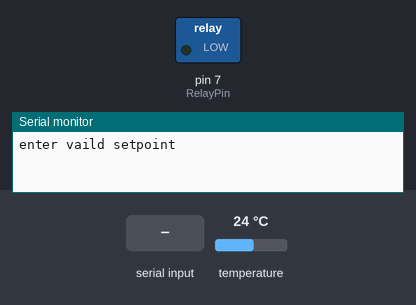
A program run on a simulated Arduino Nano, built with avr-gcc and run on an emulated ATmega328P. Shown: switched loads named in the program (green lamp = pin HIGH), the last lines printed to the serial monitor. The inputs (shaded band) are chosen by the test bench; at power-on: temperature 24 °C.

Above: at 1.2 s.
1.3 s: "90,45\n" received over the second serial link
At 3.6 s:
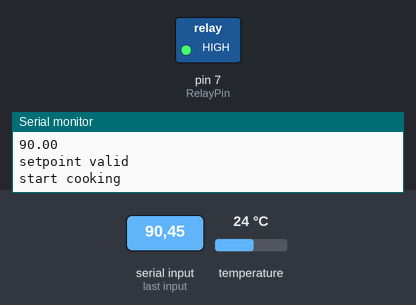
3.9 s: "off\n" received over the second serial link
At 6.1 s:
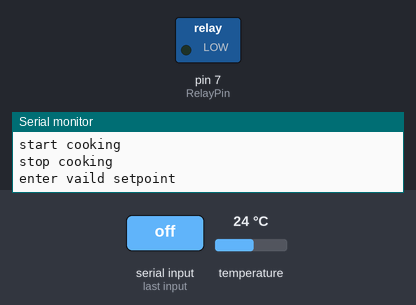
6.4 s: "30,150\n" received over the second serial link
At 7.3 s:
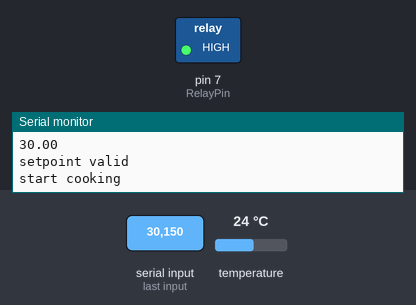
7.9 s: temperature set to 24.4 °C
10.9 s: temperature set to 25.6 °C
Timing chart, 0 to 13.8 s (numbered marks = the images above; inputs shaded):
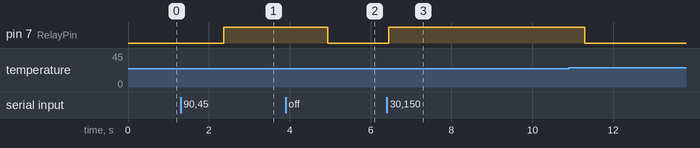

Measured:
- after the input at 1.3 s, pin 7 (RelayPin): LOW → HIGH after 1.1 s
- after the input at 3.9 s, pin 7 (RelayPin): HIGH → LOW after 1.0 s
- after the input at 6.4 s, pin 7 (RelayPin): LOW → HIGH after 0.05 s
- after the input at 7.9 s, every drawn part: stays the same

The program:

main.cpp
```cpp
#include <Arduino.h>
#include <OneWire.h>
#include <DallasTemperature.h>
#include <PID_v1.h>
#include <SoftwareSerial.h>

#define RelayPin 7

#define ONE_WIRE_BUS 4

SoftwareSerial wifi(2, 3); // RX, TX

enum operatingState
{
    OFF = 0,
    RUN
};
operatingState opState = OFF;
String state = "off";
volatile unsigned long onTime = 0;

unsigned int WindowSize = 10000;
unsigned long windowStartTime;

const int logInterval = 10000; // log every 10 seconds
long lastLogTime = 0;

char inData[20];  // Allocate some space for the string
char inChar = -1; // Where to store the character read
byte index = 0;   // Index into array; where to store the character

unsigned long lastTempRequest = 0;
unsigned int tempDelay = 0;
int resolution = 12;

OneWire oneWire(ONE_WIRE_BUS);

DallasTemperature sensors(&oneWire);

DeviceAddress tempSensor;

double Setpoint;
double Input;
double Output;

double Kp = 850;
double Ki = 0.5;
double Kd = 0.1;

PID myPID(&Input, &Output, &Setpoint, Kp, Ki, Kd, DIRECT);

void setup()
{
    Serial.begin(9600);
    wifi.begin(9600);

    pinMode(RelayPin, OUTPUT);   // Output mode to drive relay
    digitalWrite(RelayPin, LOW); // make sure it is off to start

    sensors.begin();
    if (!sensors.getAddress(tempSensor, 0))
    {
        Serial.println("sensor not found");
        wifi.print("sensor not found\n");
    }
    sensors.setResolution(tempSensor, resolution);
    sensors.setWaitForConversion(false);
    tempDelay = 750 / (1 << (12 - resolution));

    myPID.SetTunings(Kp, Ki, Kd);
    myPID.SetMode(AUTOMATIC);

    myPID.SetSampleTime(1000);
    myPID.SetOutputLimits(0, WindowSize);

    // Run timer2 interrupt every 15 ms
    TCCR2A = 0;
    TCCR2B = 1 << CS22 | 1 << CS21 | 1 << CS20;

    //Timer2 Overflow Interrupt Enable
    TIMSK2 |= 1 << TOIE2;
}

void Off()
{
    digitalWrite(RelayPin, LOW); // make sure it is off

    Serial.println("enter vaild setpoint");
        wifi.print("enter vaild setpoint\n");


    while (true)
    {
        if (wifi.available() > 0)
        {
            double temp = wifi.parseInt();
            Serial.println(temp);
            wifi.print(temp);
            wifi.print("\n");
            if (temp >= 23 && temp <= 300)
            {
                Serial.println("setpoint valid");
                                wifi.print("setpoint valid\n");

                Setpoint = temp;
                break;
            }
            else
            {
                Serial.println("enter vaild setpoint");
                                wifi.print("enter vaild setpoint\n");

            }
        }
    }

    Serial.println("start cooking");
        wifi.print("start cooking\n");

   windowStartTime = millis();
    opState = RUN; // start control
    state = "run";
}

void Run()
{
    while (true)
    {

        if (wifi.available())
        {
            String ch;
            ch = wifi.readString();
            ch.trim();
            if (ch == "off")
            {
                opState = OFF;
                state = "off";
                Serial.println("stop cooking");
                                wifi.print("stop cooking\n");

                break;
            }
        }

        if (millis() - lastTempRequest >= tempDelay) // waited long enough??
        {
            sensors.requestTemperatures();

            Input = sensors.getTempCByIndex(0);

            sensors.requestTemperatures();
            lastTempRequest = millis();

            myPID.Compute();

            onTime = Output;
        }

        if (millis() - lastLogTime > logInterval)
        {
            lastLogTime = millis();

            wifi.print("l:");
            wifi.print(Setpoint);
            wifi.print(",");
            wifi.print(Input);
            wifi.print(",");
            wifi.print(Output);
            wifi.print(",");
            wifi.print(state);
            wifi.print("\n");
        }
        delay(50);
    }
}

void DriveOutput()
{
    long now = millis();
    // Set the output
    // "on time" is proportional to the PID output
    if (now - windowStartTime > WindowSize)
    { //time to shift the Relay Window
        windowStartTime += WindowSize;
    }
    if ((onTime > 100) && (onTime > (now - windowStartTime)))
    {
        digitalWrite(RelayPin, HIGH);
    }
    else
    {
        digitalWrite(RelayPin, LOW);
    }
}

SIGNAL(TIMER2_OVF_vect)
{
    if (opState == OFF)
    {
        digitalWrite(RelayPin, LOW); // make sure relay is off
    }
    else
    {
        DriveOutput();
    }
}

void loop()
{
    switch (opState)
    {
    case OFF:
        Off();
        break;
    case RUN:
        Run();
        break;
    }
}
```
